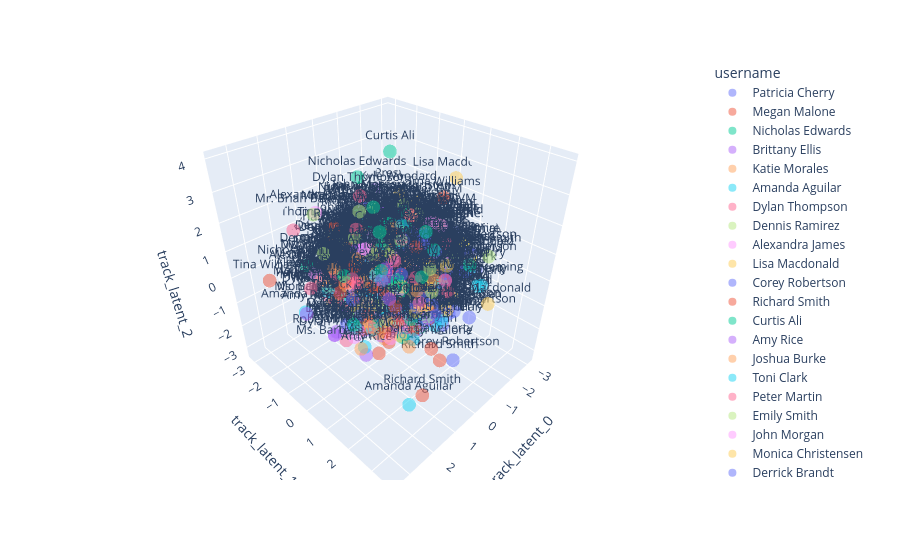
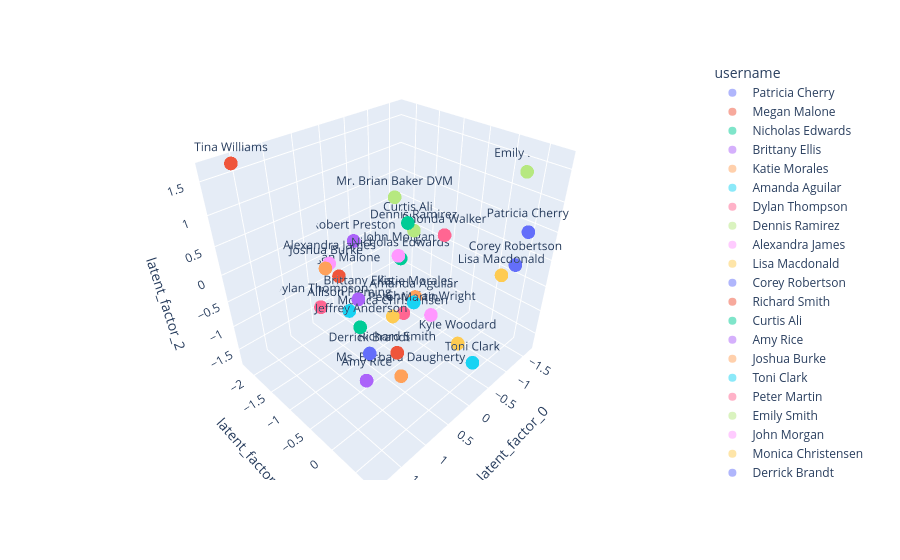

The cell these charts' notebook holds for them, in order:
### Code cell
if lmf.num_factors <= 3:
    df_tracks = df_matrix_mf.copy()
    df_tracks = df_tracks.sample(frac=1) # Shuffle the dataframe
    df_tracks = df_tracks[:1000] # Keep only 1000 tracks

    # Add item latent factors to the dataframe
    items_latent_columns = [f"track_latent_{i}" for i in range(lmf.num_factors)]
    for track_id in df_tracks["id"].unique():
        latent_factors = lmf.get_item_latent_factors(matrix_mf.itemnames_to_ids([track_id])[0]).tolist()
        df_tracks.loc[df_tracks["id"] == track_id, items_latent_columns] = latent_factors

    # Add user latent factors to the dataframe
    users_latent_columns = [f"latent_factor_{i}" for i in range(lmf.num_factors)]
    for user_id in df_tracks["username"].unique():
        latent_factors = lmf.get_user_latent_factors(matrix_mf.usernames_to_ids([user_id])[0]).tolist()
        df_tracks.loc[df_tracks["username"] == user_id, users_latent_columns] = latent_factors

    plotting.plot_latent_space(
        df=df_tracks,
        color=df_tracks["username"],
        text=df_tracks["username"],
        latent_columns=items_latent_columns,
    ).show()

    plotting.plot_latent_space(
        df=df_tracks,
        color=df_tracks["username"],
        text=df_tracks["username"],
        latent_columns=users_latent_columns,
    ).show()
